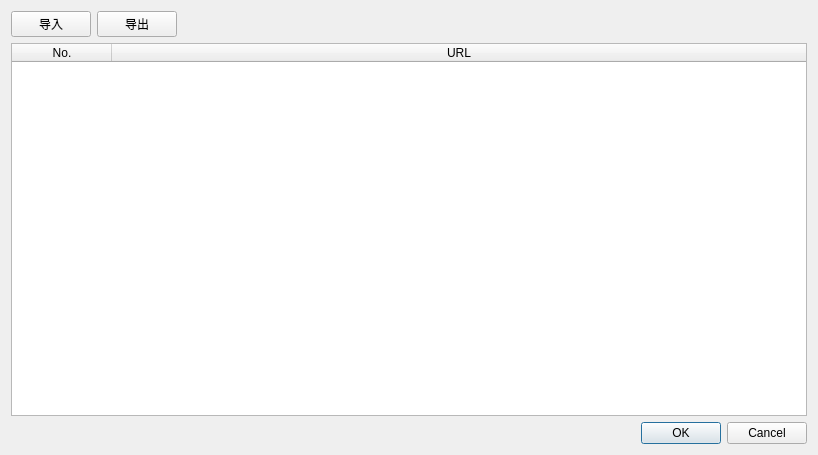
<?xml version="1.0" encoding="UTF-8"?>
<ui version="4.0">
 <class>URLSetting</class>
 <widget class="QWidget" name="URLSetting">
  <property name="geometry">
   <rect>
    <x>0</x>
    <y>0</y>
    <width>818</width>
    <height>455</height>
   </rect>
  </property>
  <property name="windowTitle">
   <string>URL 设置</string>
  </property>
  <layout class="QVBoxLayout" name="verticalLayout_2">
   <item>
    <layout class="QVBoxLayout" name="verticalLayout">
     <item>
      <layout class="QHBoxLayout" name="horizontalLayout">
       <item>
        <widget class="QPushButton" name="pushButton_2">
         <property name="text">
          <string>导入</string>
         </property>
        </widget>
       </item>
       <item>
        <widget class="QPushButton" name="pushButton">
         <property name="text">
          <string>导出</string>
         </property>
        </widget>
       </item>
       <item>
        <spacer name="horizontalSpacer">
         <property name="orientation">
          <enum>Qt::Horizontal</enum>
         </property>
         <property name="sizeHint" stdset="0">
          <size>
           <width>40</width>
           <height>20</height>
          </size>
         </property>
        </spacer>
       </item>
      </layout>
     </item>
     <item>
      <widget class="QTableWidget" name="tableWidget">
       <attribute name="horizontalHeaderStretchLastSection">
        <bool>true</bool>
       </attribute>
       <column>
        <property name="text">
         <string>No.</string>
        </property>
       </column>
       <column>
        <property name="text">
         <string>URL</string>
        </property>
       </column>
      </widget>
     </item>
     <item>
      <widget class="QDialogButtonBox" name="buttonBox">
       <property name="standardButtons">
        <set>QDialogButtonBox::Cancel|QDialogButtonBox::Ok</set>
       </property>
      </widget>
     </item>
    </layout>
   </item>
  </layout>
 </widget>
 <resources/>
 <connections/>
</ui>
